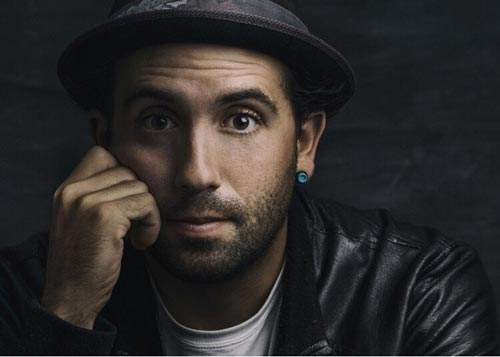
#> input picture learning/人脸识别/04/test02.jpg, 500 x 357 px
$ python test04.py
#> lines starting #> are read from the running program, lines starting #| are printed output that depends on the picture; after the words box and inside, x2 and y2 are one past the last pixel; in counts of white or black regions, pixels touching at a corner belong together
#> further down, img is the input picture: shape (357, 500, 3); mean B, G, R 42, 42.1, 45.4
import cv2 as cv
import numpy as np
from matplotlib import pyplot as plt

def face_detect_demo():
    gray = cv.cvtColor(img, cv.COLOR_BGR2GRAY)
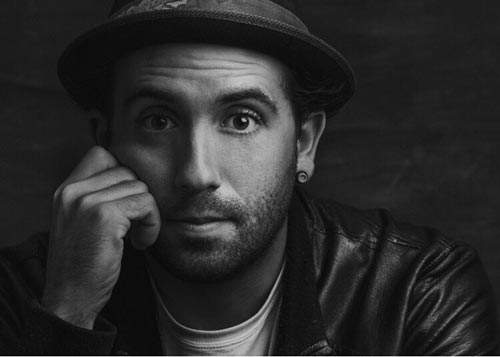
#> gray: shape (357, 500); min 0, max 227, mean 43
    face_detector = cv.CascadeClassifier('D:/anaconda3/Lib/site-packages/cv2/data/haarcascade_frontalface_alt_tree.xml')
    faces = face_detector.detectMultiScale(gray)
#> faces = [[90, 34, 223, 223]]
    for x, y, w, h in faces:
        cv.rectangle(img, (x, y), (x+w, y+h), color=(0, 255, 0), thickness=2)
#> this loop made 1 pass
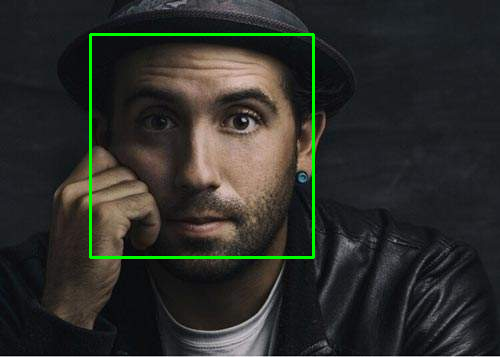
#> img: shape (357, 500, 3); 1.5% of pixels changed, all inside (x1, y1, x2, y2) = (89, 33, 315, 259)

    cv.imshow('result', img)

img = cv.imread('test02.jpg')
face_detect_demo()

cv.waitKey(4000)
cv.destroyAllWindows()

$ run again, with learning/人脸识别/04/test01.jpg copied over learning/人脸识别/04/test02.jpg
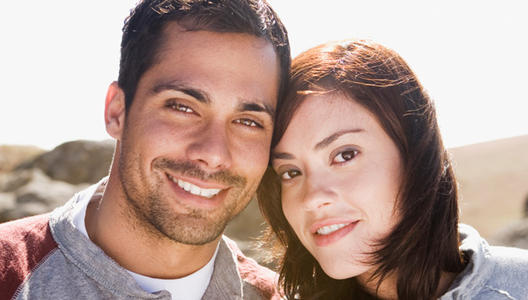
#> input picture learning/人脸识别/04/test01.jpg, 528 x 300 px
#> img is the input picture: shape (300, 528, 3); mean B, G, R 146.1, 155.4, 180.4
#> in face_detect_demo, `gray = cv.cvtColor(img, cv.COLOR_BGR2GRAY)`:
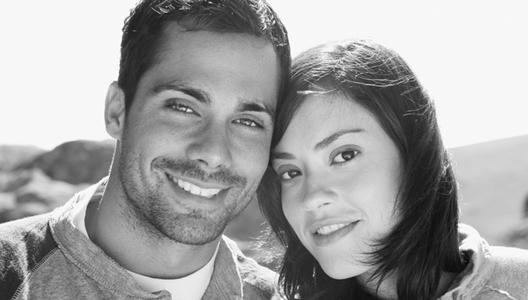
#> gray: shape (300, 528); min 4, max 255, mean 161.8
#> faces = ()

$ run again, with learning/人脸识别/04/test03.jpg copied over learning/人脸识别/04/test02.jpg
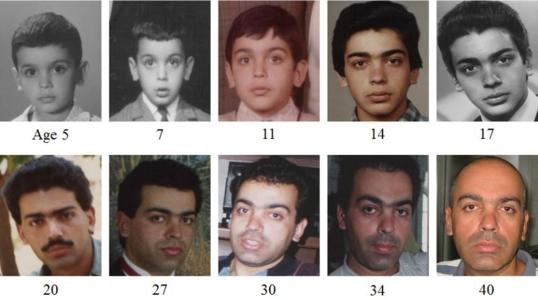
#> input picture learning/人脸识别/04/test03.jpg, 538 x 300 px
#> img is the input picture: shape (300, 538, 3); mean B, G, R 125.8, 130.6, 143
#> in face_detect_demo, `gray = cv.cvtColor(img, cv.COLOR_BGR2GRAY)`:
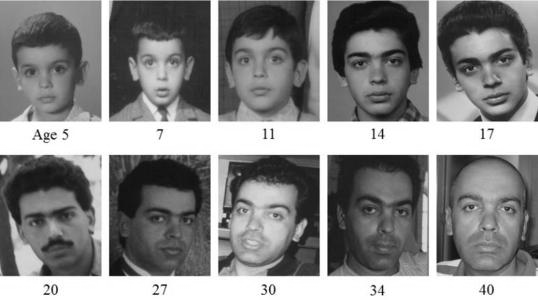
#> gray: shape (300, 538); min 0, max 255, mean 133.8
#> faces = [[337, 29, 80, 80], [8, 42, 74, 74], [220, 26, 82, 82], [133, 184, 84, 84]]
#> the loop in face_detect_demo, `for x, y, w, h in faces:` made 4 passes
#> after the loop in face_detect_demo, `for x, y, w, h in faces:`:
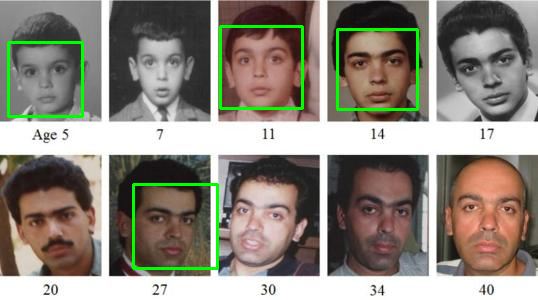
#> img: shape (300, 538, 3); 2.37% of pixels changed, all inside (x1, y1, x2, y2) = (7, 25, 419, 270)
